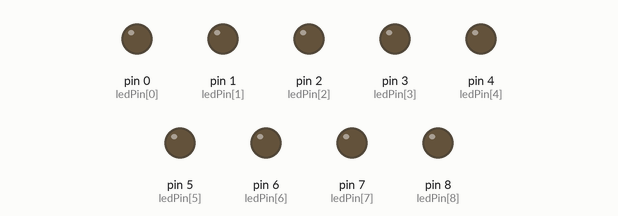
Simulated run of this sketch. Board: Arduino Uno, built with avr-gcc and run on an emulated ATmega328P. Parts: output pins drawn as LEDs (lit = HIGH).

Above: at 0.03 s.
At 0.39 s:
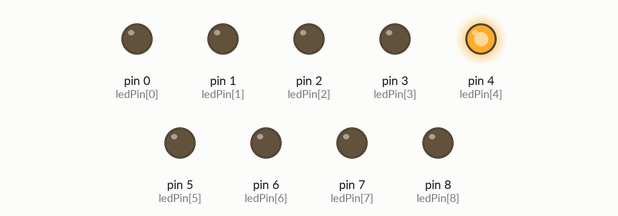
At 0.74 s:
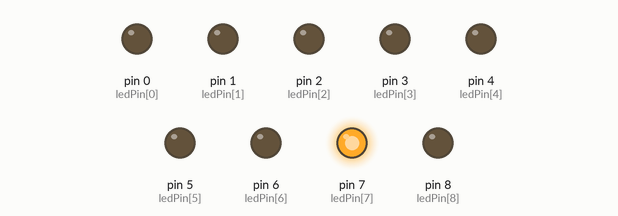
At 1.45 s:
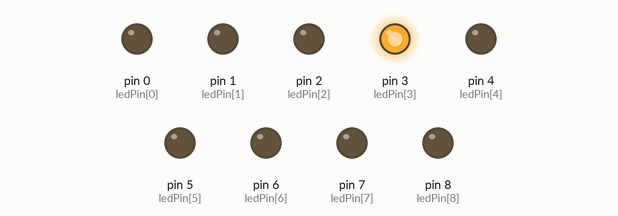
At 2.24 s:
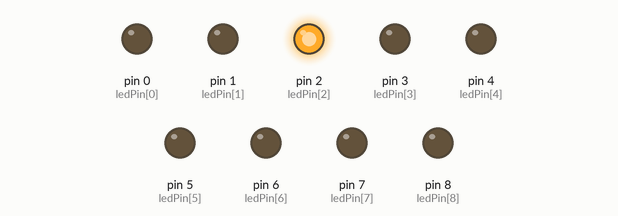
At 2.95 s:
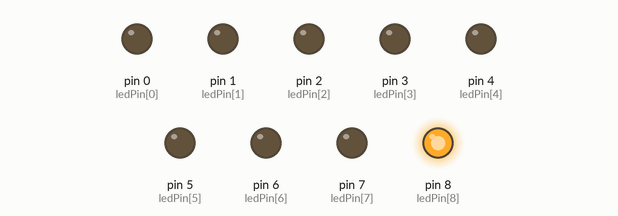
Timing chart, 0 to 3.2 s (numbered marks = the images above):
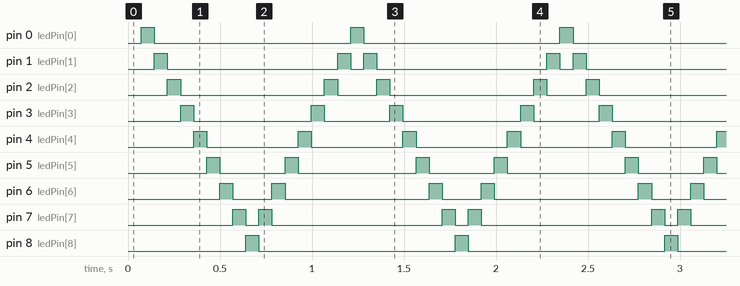

The sketch:

ChaseEffect.ino
```cpp
/* This sketch allows users to manipulate LEDs such that they flash sequentially from one to the other*/

byte ledPin[]= {0,1,2,3,4,5,6,7,8};       //initialize the leds in pins 0-8 in an array
int ledDelay=70;                          // delay time between the led. This dictates the speed of the chase
int direction=1;                          // increment of 1. This allows the code to cycle through every led
int currentLED=0;                         // a counter that starts from pin 0
unsigned long changeTime;                 // a variable that describes how much time has passed

void setup() {
  //initializes every pin as an output. millis() calculates how much time the Arduino began
  //running in milliseconds and is stored in changeTime. Since the program will run this just once, changeTime=0
  for (int x=0; x<9 ; x++){
      pinMode(ledPin[x],OUTPUT); }
      changeTime=millis();
}

void loop() {
  // Calculates the difference in time between how long the Arduino started running and the last registered time the LED blinked
   if ((millis()-changeTime)>ledDelay) {
      changeLED();
      changeTime=millis();

   }
}

void changeLED(){
    // turns all the 9 LEDs OFF
    for(int x=0; x<9; x++) {
        digitalWrite(ledPin[x], LOW);
    }
    digitalWrite(ledPin[currentLED],HIGH);
    currentLED+=direction;
    if (currentLED==8) {direction= -1;} // after the last LED, it will go backward
    if (currentLED==0) {direction=1;}   // after the first LED, it will go forward

}
```

Measured:
- by itself, pin 0 (ledPin[0]), pin 8 (ledPin[8]): alternates HIGH for 0.07 s and LOW for 1.1 s
- by itself, pin 1 (ledPin[1]): repeats every 1.1 s: LOW 0.92 s, HIGH 0.07 s, LOW 0.07 s, HIGH 0.07 s
- by itself, pin 2 (ledPin[2]): repeats every 1.1 s: LOW 0.78 s, HIGH 0.07 s, LOW 0.21 s, HIGH 0.07 s
- by itself, pin 3 (ledPin[3]): repeats every 1.1 s: LOW 0.64 s, HIGH 0.07 s, LOW 0.36 s, HIGH 0.07 s
- by itself, pin 4 (ledPin[4]): alternates HIGH for 0.07 s and LOW for 0.50 s
- by itself, pin 5 (ledPin[5]): repeats every 1.1 s: LOW 0.36 s, HIGH 0.07 s, LOW 0.64 s, HIGH 0.07 s
- by itself, pin 6 (ledPin[6]): repeats every 1.1 s: LOW 0.21 s, HIGH 0.07 s, LOW 0.78 s, HIGH 0.07 s
- by itself, pin 7 (ledPin[7]): repeats every 1.1 s: LOW 0.07 s, HIGH 0.07 s, LOW 0.92 s, HIGH 0.07 s
